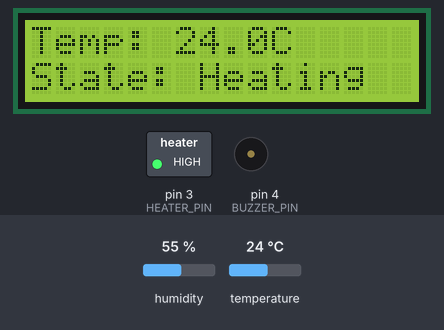
A sketch run on a simulated Arduino Uno, built with avr-gcc and run on an emulated ATmega328P. On the bench: 16×2 character LCD, switched loads named in the sketch (green lamp = pin HIGH), buzzer (waves = sounding, pin HIGH). The test bench sets the inputs (shaded band); at power-on: temperature 24 °C, humidity 55 %. What the sketch prints to the serial monitor is not drawn.

Above: at 1.7 s.
1.8 s: temperature set to 28 °C
At 4.8 s:
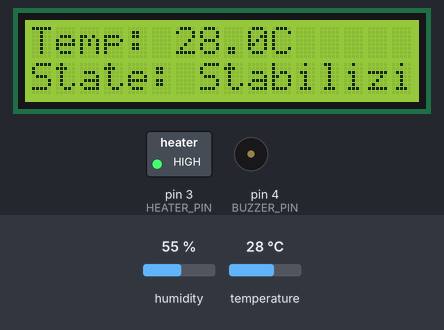
5.8 s: temperature set to 34.2 °C
At 8.3 s:
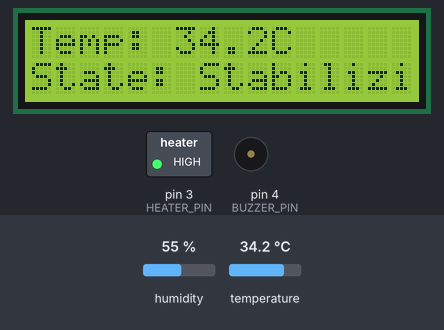
9.8 s: temperature set to 35.3 °C
At 10.7 s:
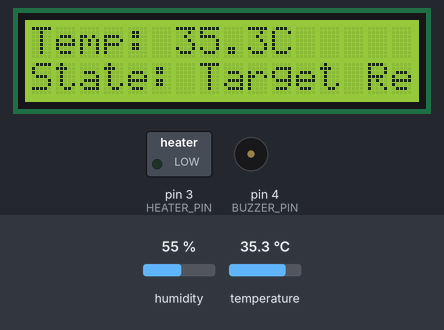
Timing chart, 0 to 12.8 s (numbered marks = the images above; inputs shaded):
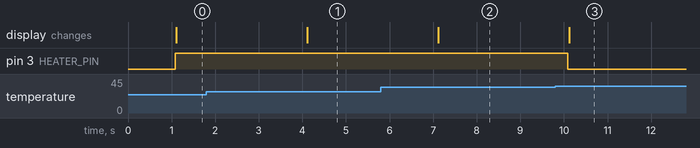

Measured:
- the behaviour switches between 34.9 and 35 °C on temperature (found by bisection; images 2 and 3)
- after the input at 1.8 s, the display: changes after 2.3 s (image 1)
- after the input at 5.8 s, the display: changes after 1.3 s (image 2)
- after the input at 9.8 s, pin 3 (HEATER_PIN): HIGH → LOW after 0.28 s; the display: changes after 0.32 s (image 3)

The sketch:

Heater_Control_System.ino
```cpp
#include <DHT.h>
#include <Wire.h>
#include <LiquidCrystal_I2C.h>
#include <TimerOne.h>

#define DHTPIN 2
#define DHTTYPE DHT22

#define HEATER_PIN 3
#define BUZZER_PIN 4

DHT dht(DHTPIN, DHTTYPE);
LiquidCrystal_I2C lcd(0x27, 16, 2);

// Temperature thresholds
const float TEMP_LOW = 25.0;
const float TEMP_TARGET = 35.0;
const float TEMP_HIGH = 45.0;

volatile bool readSensor = false;

void setup() {
  Serial.begin(9600);
  dht.begin();
  lcd.begin(16, 2);
  lcd.backlight();

  pinMode(HEATER_PIN, OUTPUT);
  pinMode(BUZZER_PIN, OUTPUT);

  // Initialize LCD
  lcd.setCursor(0, 0);
  lcd.print("Heater System");

  // Setup Timer1 to trigger every 1 second
  Timer1.initialize(1000000); // 1,000,000 microseconds = 1 sec
  Timer1.attachInterrupt(setReadFlag);
}

void loop() {
  if (readSensor) {
    readSensor = false;

    float temp = dht.readTemperature();
    if (isnan(temp)) {
      Serial.println("Failed to read from DHT!");
      return;
    }

    String state = "";

    // Determine system state
    if (temp < TEMP_LOW) {
      digitalWrite(HEATER_PIN, HIGH);  // Turn heater ON
      digitalWrite(BUZZER_PIN, LOW);   // No alarm
      state = "Heating";
    } else if (temp >= TEMP_LOW && temp < TEMP_TARGET) {
      digitalWrite(HEATER_PIN, HIGH);
      digitalWrite(BUZZER_PIN, LOW);
      state = "Stabilizing";
    } else if (temp >= TEMP_TARGET && temp < TEMP_HIGH) {
      digitalWrite(HEATER_PIN, LOW);   // Turn heater OFF
      digitalWrite(BUZZER_PIN, LOW);
      state = "Target Reached";
    } else {
      digitalWrite(HEATER_PIN, LOW);
      digitalWrite(BUZZER_PIN, HIGH);  // Sound alarm
      state = "Overheat!";
    }

    // Display on LCD
    lcd.clear();
    lcd.setCursor(0, 0);
    lcd.print("Temp: " + String(temp, 1) + "C");
    lcd.setCursor(0, 1);
    lcd.print("State: " + state);

    // Log to Serial
    Serial.print("Temp: ");
    Serial.print(temp);
    Serial.print(" C | State: ");
    Serial.println(state);
  }
}

void setReadFlag() {
  readSensor = true;
}
```
